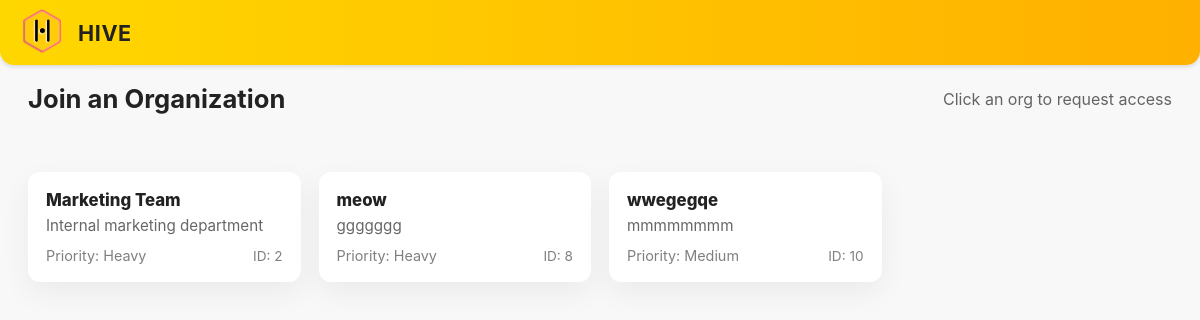
The app's page /organizations.php (signed in) with its own data.
### tables this page shows
CREATE TABLE `organization` (
  `organization_id` int(10) UNSIGNED NOT NULL,
  `name` varchar(100) NOT NULL,
  `description` varchar(250) DEFAULT NULL,
  `org_password` varchar(128) DEFAULT NULL,
  `created_at` datetime DEFAULT current_timestamp(),
  `updated_at` datetime DEFAULT current_timestamp() ON UPDATE current_timestamp(),
  `logo` longblob DEFAULT NULL,
  `priority` enum('Heavy','Light','Medium','') NOT NULL,
  `created_by` int(10) UNSIGNED DEFAULT NULL
);

### organizations.php (the view, shortened to what this page needs)
<?php
require_once 'conn.php';
$stmt = mysqli_prepare($dbConn, "SELECT organization_id, name, description, priority, created_at FROM organization ORDER BY name ASC");
mysqli_stmt_execute($stmt);
$res = mysqli_stmt_get_result($stmt);
$orgs = [];
if ($res) { while ($r = mysqli_fetch_assoc($res)) $orgs[] = $r; }
function esc($s){ return htmlspecialchars($s, ENT_QUOTES, 'UTF-8'); }
?>
<!doctype html>
<html lang="en">
<head>
  <link rel="stylesheet" href="personal.css">
</head>
<body>
  <header class="header">
    <div class="left-section">
      <a href="index.html"><img src="images/Group 24.png" alt="logo" class="logo"></a>
      <span class="brand">HIVE</span>
    </div>
  </header>
  <main>
    <div class="page-header">
      <h1>Join an Organization</h1>
      <div style="color:rgba(0,0,0,0.6);">Click an org to request access</div>
    </div>
    <div class="org-grid" id="orgGrid">
      <?php foreach($orgs as $o): ?>
        <div class="org-card" data-id="<?php echo (int)$o['organization_id']; ?>">
          <div>
            <div class="org-name"><?php echo esc($o['name']); ?></div>
            <div class="org-meta"><?php echo esc($o['description'] ?: 'No description'); ?></div>
          </div>
          <div style="margin-top:12px; display:flex; justify-content:space-between; align-items:center;">
            <div style="font-size:.9rem; color:rgba(0,0,0,0.5);">Priority: <?php echo esc($o['priority'] ?: 'Medium'); ?></div>
            <div style="font-size:.85rem; color:rgba(0,0,0,0.5);">ID: <?php echo (int)$o['organization_id']; ?></div>
          </div>
        </div>
      <?php endforeach; ?>
    </div>
  </main>
</body>
</html>

### personal.css (style rules this page uses)
* { margin: 0; padding: 0; box-sizing: border-box; }
:root { --bg: #f8f8f8; --accent: #ffd700; --accent-dark: #ffb000; --muted: #666; --card-shadow: 0 12px 30px rgba(0,0,0,0.10); --card-radius: 14px; --text: #222; }
body { font-family: Inter, system-ui, -apple-system, "Segoe UI", Roboto, "Helvetica Neue", Arial; background: var(--bg); min-height: 100vh; color: var(--text); -webkit-font-smoothing:antialiased; -moz-osx-font-smoothing:grayscale; }
.header { width: 100%; height: 65px; background: linear-gradient(to right, var(--accent), var(--accent-dark)); display: flex; align-items: center; justify-content: space-between; padding: 0 20px; box-shadow: 0px 2px 4px rgba(0,0,0,0.12); border-bottom-left-radius: 14px; border-bottom-right-radius: 14px; }
.left-section { display:flex; align-items:center; gap:14px; }
.logo { width:44px; height:44px; object-fit:contain; }
.brand { font-size:1.35rem; font-weight:700; color:#222; letter-spacing: .6px; }

### organizations.php (style rules this page uses)
.org-grid { display:grid; grid-template-columns: repeat(auto-fill,minmax(220px,1fr)); gap:18px; padding:28px; max-width:1200px; margin:30px auto; }
.org-card { background:#fff; border-radius:12px; padding:18px; box-shadow: 0 10px 30px rgba(0,0,0,0.06); display:flex; flex-direction:column; justify-content:space-between; cursor:pointer; transition: transform .18s ease, box-shadow .18s ease; }
.org-name { font-weight:800; font-size:1.05rem; margin-bottom:6px; color:var(--text); }
.org-meta { color:rgba(0,0,0,0.6); font-size:0.95rem; }
.page-header { max-width:1200px; margin:18px auto; padding:0 28px; display:flex; align-items:center; justify-content:space-between; }
.page-header h1 { margin:0; font-size:1.6rem; }

### records on screen
organization: name "Marketing Team", description "Internal marketing department", priority "Heavy", organization_id "2"
organization: name "meow", description "ggggggg", priority "Heavy", organization_id "8"
organization: name "wwegegqe", description "mmmmmmmm", priority "Medium", organization_id "10"
